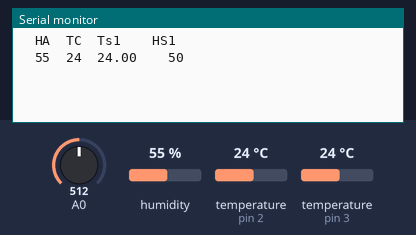
Bench run of a sketch on a simulated Arduino Uno, built with avr-gcc and run on an emulated ATmega328P. Parts: the last lines printed to the serial monitor. The inputs (shaded band) are chosen by the test bench; at power-on: humidity 55 %, temperature (sensors on pin 3, pin 2) 24 °C, A0 = 512.

Above: at 2.2 s.
2.3 s: humidity set to 22 %
5.8 s: temperature (sensor on pin 3) set to 12 °C
At 9.1 s:
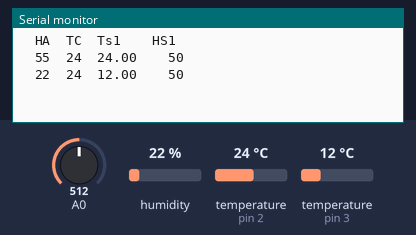
9.3 s: A0 set to 716
12.8 s: temperature (sensor on pin 2) set to 12 °C
At 16.0 s:
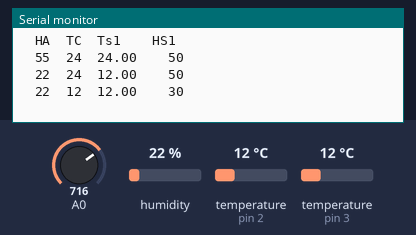
16.3 s: temperature (sensor on pin 3) set to 19 °C
19.8 s: A0 set to 992
At 23.1 s:
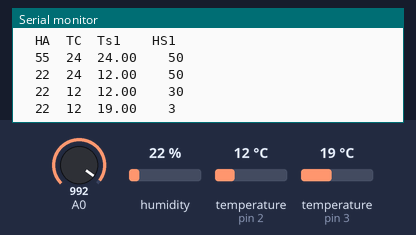
Timing chart, 0 to 24.3 s (numbered marks = the images above; inputs shaded):
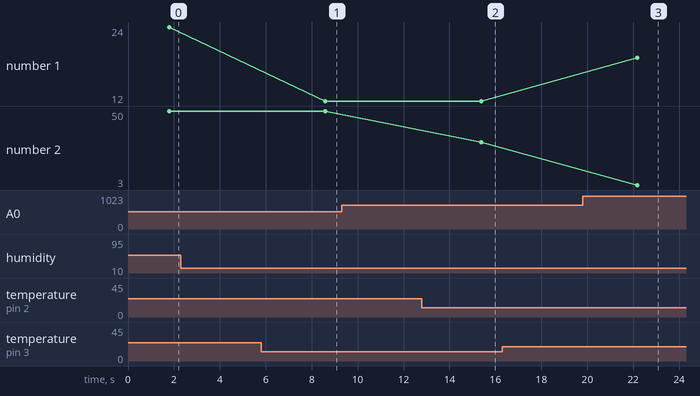

Measured:
- after the input at 5.8 s, the serial monitor: prints a new line after 2.8 s (image 1)
- after the input at 12.8 s, the serial monitor: prints a new line after 2.6 s (image 2)
- after the input at 19.8 s, the serial monitor: prints a new line after 2.4 s (image 3)
- plotted number 1: 24 → 12 after the input at 5.8 s
- plotted number 2: 30 → 3 after the input at 19.8 s

The sketch:

ProyTamara_2aetapa.ino
```cpp
#include <OneWire.h>
#include <DallasTemperature.h>
#include "DHT.h"
#include <DHT.h>
#define DHTPIN 2                // Pin donde está conectado el sensor
#define DHTTYPE DHT11           // Sensor DHT11
DHT dht(DHTPIN, DHTTYPE);       // Inicializando el sensor DHT11

OneWire ourWire1(3);                    //Se establece el pin 3  como bus OneWire
DallasTemperature sensors1(&ourWire1); //Se declara una variable u objeto para nuestro sensor1

int temp1,temp2,temp3,temp4,temp5,hum1,hum2,hum3,hum4,hum5,temps1,temps2,temps3,temps4,temps5;
int sensorReading;//Pin análogo en espera
void setup()
{
 delay(1000);
 Serial.begin(9600);
 dht.begin();             //Se inicia el sensor
 sensors1.begin();   //Se inicia el sensor 1

  // Encabezado de valores a mostrar
  Serial.print('\t');
  Serial.print("HA");
  Serial.print('\t');
  Serial.print("TC");
  Serial.print('\t');
  Serial.print("Ts1");
  Serial.print('\t');
  Serial.print('\t');
  Serial.print("HS1");
  Serial.print('\n');
 }

void loop()
{
 sensors1.requestTemperatures();           //Se envía el comando para leer la temperatura
 float temp1= sensors1.getTempCByIndex(0); //Se obtiene la temperatura en ºC del sensor 1

 sensorReading=analogRead(0);              //Instrucción para obtener dato analógico de Hum y Temp ambiental
 int h = dht.readHumidity();               //Leemos la Humedad ambiental
 int t = dht.readTemperature();            //Leemos la temperatura ambiental en grados Celsius
 int val1 = analogRead(A0);               // Lectura de Analogico 0

  temps1=map(val1,1024,0,100,0);
  temps1=100-temps1;
  hum1=temps1;
 //Impresion de Valores
   Serial.print('\t');
   Serial.print(h);      //Valor de la Humedad Ambiental
   Serial.print('\t');
   Serial.print(t);      //Valor de la tempertura ambiental
   Serial.print('\t');
   Serial.print(temp1);   //Valor de la humedad de suelo 1
   Serial.print('\t');
   Serial.print('\t');
   Serial.print(hum1);     //Valor de la humedad de suelo 1
   Serial.print('\n');
  delay(6000);
}
```
